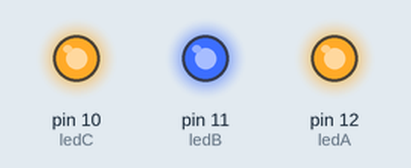
Simulated run of this sketch. Board: Arduino Uno, built with avr-gcc and run on an emulated ATmega328P. Shown: output pins drawn as LEDs (lit = HIGH).

Above: at 1.0 s.
At 3.0 s:
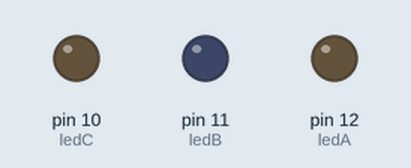
Timing chart, 0 to 5.2 s (numbered marks = the images above):
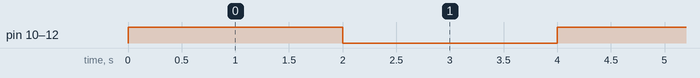

The sketch:

LED_Berkedip.ino
```cpp
//program untuk menyalakan LED dan mematikan LED dengan delay 2 detik

int ledA=12;  //D12
int ledB=11;  //D11
int ledC=10;  //D10

void setup(){
 pinMode(ledA, OUTPUT);
 pinMode(ledB, OUTPUT);
 pinMode(ledC, OUTPUT);
}
void loop(){
  digitalWrite(ledA, HIGH);
  digitalWrite(ledB, HIGH);
  digitalWrite(ledC, HIGH);
 delay(2000);  //delay 2 detik
  digitalWrite(ledA, LOW);
  digitalWrite(ledB, LOW);
  digitalWrite(ledC, LOW);
 delay(2000);
}
```

Measured:
- by itself, pin 10 (ledC), pin 11 (ledB), pin 12 (ledA): alternates HIGH for 2.0 s and LOW for 2.0 s
